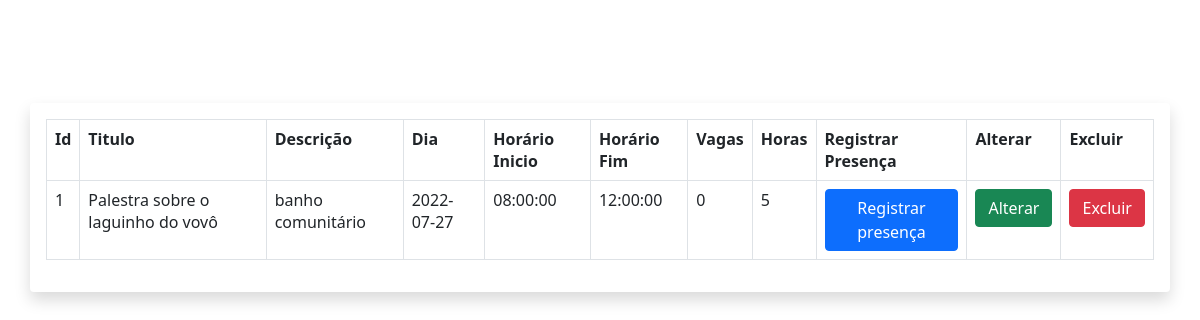
Before: /adm/secoes/evento.php with the older database file.
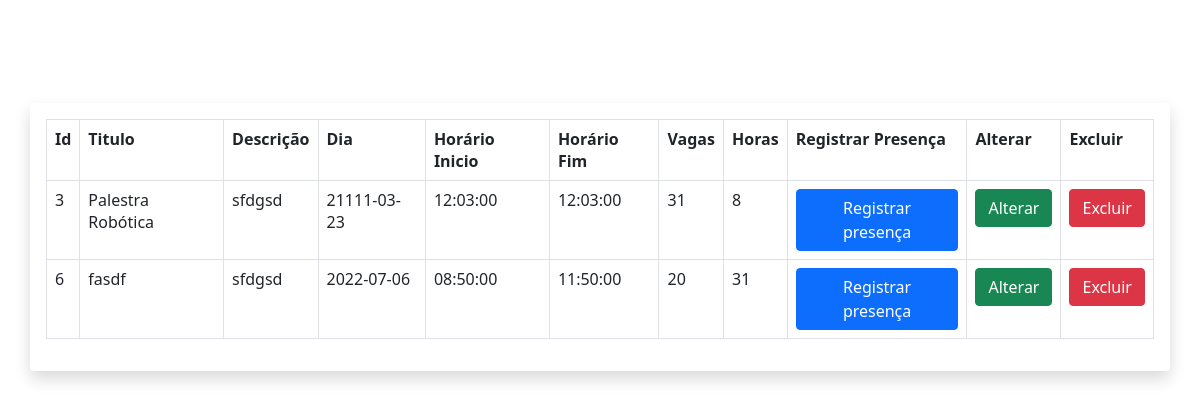
After: the same page with the newer database file.
### tables this page shows
CREATE TABLE `tb_evento` (
  `id` int(11) NOT NULL,
  `titulo` varchar(200) NOT NULL,
  `descricao` varchar(200) NOT NULL,
  `dia` varchar(14) NOT NULL,
  `horarioI` time NOT NULL,
  `horarioF` time NOT NULL,
  `vagas` int(11) NOT NULL,
  `horas` int(11) NOT NULL
);

### classes/conexao.php (called while the page is built, shortened)
<?php
abstract class conexao{
    protected $host, $user, $pass, $dba, $conn, $sql, $qr, $data, $status, $totalFields, $error;
    public function __construct(){
        $this->host = "localhost";
        $this->user = "root";
        $this->pass = "";
        $this->dba  = "db_trabalhofinal";
    }
    public function connect(){
        $this->conn = @mysqli_connect($this->host, $this->user, $this->pass) or die ("<ins><center>Erro ao acessar banco de dados:</center></ins><br/>" . mysqli_error());
        mysqli_set_charset($this->conn, 'utf8');
        return $this->conn;
    }
    protected function execSQL($sql){
        $this->qr = @mysqli_query($this->conn, $sql) or die("<ins><center>Erro ao executar a query: $sql - </center></ins><br/>" . mysqli_error());
        return $this->qr;
    }
}
?>

### classes/manipuladados.php (called while the page is built, shortened)
<?php
include_once("conexao.php");
class manipuladados extends conexao{
    protected $sql, $qr, $table, $fields, $dados, $status, $fieldId, $valueId;
        public function setTable ($t){
            $this->table = $t;
        }
        public function getAllDataTable(){
            $this->sql = "SELECT * FROM $this->table";
            $this->qr = self::execSQL($this->sql);
            return $this->qr;
        }
}
?>

### adm/secoes/evento.php (the view, shortened to what this page needs)
<?php
include_once("../classes/manipuladados.php");
?>
<head>
    <link rel='stylesheet' type='text/css' media='screen' href='../../css/bootstrap.css'>
    <link rel='stylesheet' type='text/css' media='screen' href='../../css/app.css'>
</head>
<section class="container shadow p-3 mb-5 bg-body rounded" style="margin-top: 8.6%;">
<table class="table table-bordered">
            <tr>
                <th>Id</th>
                <th>Titulo</th>
                <th>Descrição</th>
                <th>Dia</th>
                <th>Horário Inicio</th>
                <th>Horário Fim</th>
                <th>Vagas</th>
                <th>Horas</th>
                <th>Registrar Presença</th>
                <th>Alterar</th>
                <th>Excluir</th>
            </tr>
            <?php
            $busca = new manipuladados();
            $busca->setTable("tb_evento");
            $eventos = $busca->getAllDataTable();
            foreach ($eventos as $dados) {
            ?>
                <form action="controller/verificarEvento.php" method="post" name="formulario">
                    <tr>
                        <td><?= $dados["id"]; ?></td>
                        <td><?= $dados["titulo"]; ?></td>
                        <td><?= $dados["descricao"]; ?></td>
                        <td><?= $dados["dia"]; ?></td>
                        <td><?= $dados["horarioI"]; ?></td>
                        <td><?= $dados["horarioF"]; ?></td>
                        <td><?= $dados["vagas"]; ?></td>
                        <td><?= $dados["horas"]; ?></td>
                        <td><button type="submit" name="botao" value="presenca" class="btn btn-primary">Registrar presença</button></td>
                        <td><button type="submit" name="botao" value="editar" class="btn btn-success">Alterar</button></td>
                        <td><button type="submit" name="botao" value="excluir" class="btn btn-danger">Excluir</button></td>
                    </tr>
                </form>
            <?php }  ?>
        </table>
</section>

Changed rows visible on the page:
removed tb_evento: id "1", titulo "Palestra sobre o laguinho do vovô", descricao "banho comunitário", dia "2022-07-27", horarioI "08:00:00", horarioF "12:00:00", vagas "0", horas "5"
added tb_evento: id "3", titulo "Palestra Robótica", descricao "sfdgsd", dia "21111-03-23", horarioI "12:03:00", horarioF "12:03:00", vagas "31", horas "8"
added tb_evento: id "6", titulo "fasdf", descricao "sfdgsd", dia "2022-07-06", horarioI "08:50:00", horarioF "11:50:00", vagas "20", horas "31"
